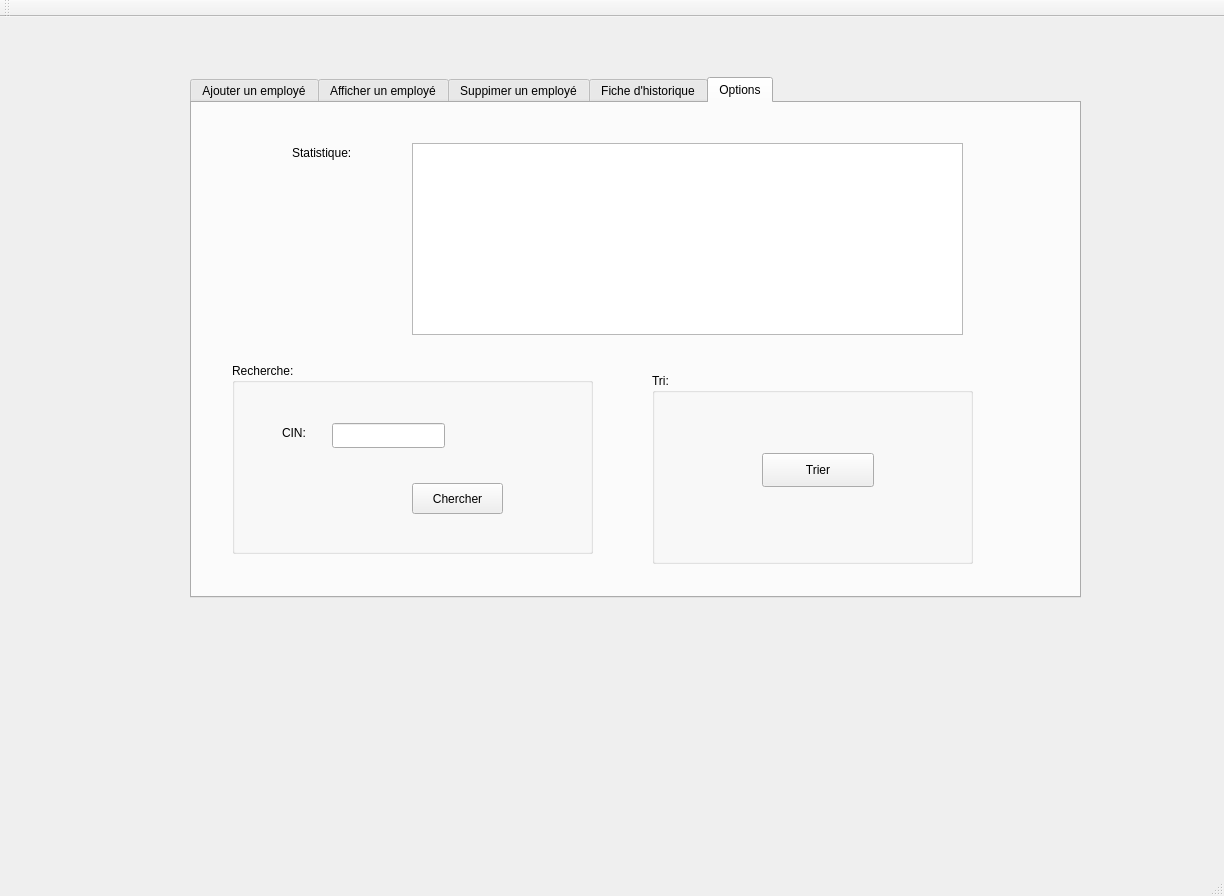
<?xml version="1.0" encoding="UTF-8"?>
<ui version="4.0">
 <class>MainWindow</class>
 <widget class="QMainWindow" name="MainWindow">
  <property name="geometry">
   <rect>
    <x>0</x>
    <y>0</y>
    <width>1224</width>
    <height>896</height>
   </rect>
  </property>
  <property name="windowTitle">
   <string>Gestion des Clients</string>
  </property>
  <widget class="QWidget" name="centralWidget">
   <widget class="QTabWidget" name="tabWidget">
    <property name="geometry">
     <rect>
      <x>190</x>
      <y>60</y>
      <width>891</width>
      <height>521</height>
     </rect>
    </property>
    <property name="currentIndex">
     <number>4</number>
    </property>
    <widget class="QWidget" name="tab">
     <attribute name="title">
      <string>Ajouter un employé</string>
     </attribute>
     <widget class="QLineEdit" name="l_CIN">
      <property name="geometry">
       <rect>
        <x>220</x>
        <y>70</y>
        <width>113</width>
        <height>25</height>
       </rect>
      </property>
      <property name="text">
       <string>1234567</string>
      </property>
     </widget>
     <widget class="QPushButton" name="ajouter">
      <property name="geometry">
       <rect>
        <x>380</x>
        <y>390</y>
        <width>112</width>
        <height>34</height>
       </rect>
      </property>
      <property name="text">
       <string>Ajouter</string>
      </property>
     </widget>
     <widget class="QLineEdit" name="l_prenom">
      <property name="geometry">
       <rect>
        <x>220</x>
        <y>110</y>
        <width>113</width>
        <height>25</height>
       </rect>
      </property>
      <property name="text">
       <string>cyrrrrriin</string>
      </property>
     </widget>
     <widget class="QLineEdit" name="l_nom">
      <property name="geometry">
       <rect>
        <x>220</x>
        <y>150</y>
        <width>113</width>
        <height>25</height>
       </rect>
      </property>
     </widget>
     <widget class="QLineEdit" name="l_fonction">
      <property name="geometry">
       <rect>
        <x>220</x>
        <y>190</y>
        <width>113</width>
        <height>25</height>
       </rect>
      </property>
     </widget>
     <widget class="QLineEdit" name="l_salaire">
      <property name="geometry">
       <rect>
        <x>220</x>
        <y>230</y>
        <width>113</width>
        <height>25</height>
       </rect>
      </property>
     </widget>
     <widget class="QLineEdit" name="l_sexe">
      <property name="geometry">
       <rect>
        <x>220</x>
        <y>270</y>
        <width>113</width>
        <height>25</height>
       </rect>
      </property>
     </widget>
     <widget class="QLineEdit" name="l_tel">
      <property name="geometry">
       <rect>
        <x>220</x>
        <y>320</y>
        <width>113</width>
        <height>25</height>
       </rect>
      </property>
     </widget>
     <widget class="QLabel" name="label">
      <property name="geometry">
       <rect>
        <x>140</x>
        <y>70</y>
        <width>69</width>
        <height>20</height>
       </rect>
      </property>
      <property name="text">
       <string>CIN:</string>
      </property>
     </widget>
     <widget class="QLabel" name="label_3">
      <property name="geometry">
       <rect>
        <x>140</x>
        <y>150</y>
        <width>69</width>
        <height>20</height>
       </rect>
      </property>
      <property name="text">
       <string>Nom:</string>
      </property>
     </widget>
     <widget class="QLabel" name="label_4">
      <property name="geometry">
       <rect>
        <x>140</x>
        <y>190</y>
        <width>69</width>
        <height>20</height>
       </rect>
      </property>
      <property name="text">
       <string>fonction:</string>
      </property>
     </widget>
     <widget class="QLabel" name="label_5">
      <property name="geometry">
       <rect>
        <x>140</x>
        <y>230</y>
        <width>69</width>
        <height>20</height>
       </rect>
      </property>
      <property name="text">
       <string>Salaire:</string>
      </property>
     </widget>
     <widget class="QLabel" name="label_6">
      <property name="geometry">
       <rect>
        <x>140</x>
        <y>270</y>
        <width>69</width>
        <height>20</height>
       </rect>
      </property>
      <property name="text">
       <string>Sexe:</string>
      </property>
     </widget>
     <widget class="QLabel" name="label_7">
      <property name="geometry">
       <rect>
        <x>140</x>
        <y>320</y>
        <width>69</width>
        <height>20</height>
       </rect>
      </property>
      <property name="text">
       <string>Num-tel:</string>
      </property>
     </widget>
     <widget class="QLabel" name="label_2">
      <property name="geometry">
       <rect>
        <x>140</x>
        <y>110</y>
        <width>69</width>
        <height>20</height>
       </rect>
      </property>
      <property name="text">
       <string>Prenom:</string>
      </property>
     </widget>
     <widget class="QPushButton" name="button_modifier">
      <property name="geometry">
       <rect>
        <x>510</x>
        <y>390</y>
        <width>112</width>
        <height>34</height>
       </rect>
      </property>
      <property name="text">
       <string>modifier</string>
      </property>
     </widget>
    </widget>
    <widget class="QWidget" name="tab_2">
     <attribute name="title">
      <string>Afficher un employé</string>
     </attribute>
     <widget class="QTableView" name="tab_etud">
      <property name="geometry">
       <rect>
        <x>110</x>
        <y>70</y>
        <width>571</width>
        <height>251</height>
       </rect>
      </property>
     </widget>
     <widget class="QPushButton" name="pushButton">
      <property name="geometry">
       <rect>
        <x>600</x>
        <y>370</y>
        <width>112</width>
        <height>34</height>
       </rect>
      </property>
      <property name="text">
       <string>Iprimer PDF</string>
      </property>
     </widget>
    </widget>
    <widget class="QWidget" name="tab_3">
     <attribute name="title">
      <string>Suppimer un employé</string>
     </attribute>
     <widget class="QLabel" name="label_8">
      <property name="geometry">
       <rect>
        <x>170</x>
        <y>200</y>
        <width>69</width>
        <height>20</height>
       </rect>
      </property>
      <property name="text">
       <string>CIN:</string>
      </property>
     </widget>
     <widget class="QPushButton" name="supprimer">
      <property name="geometry">
       <rect>
        <x>250</x>
        <y>280</y>
        <width>112</width>
        <height>34</height>
       </rect>
      </property>
      <property name="text">
       <string>Supprimer</string>
      </property>
     </widget>
     <widget class="QLineEdit" name="lineEdit_sup">
      <property name="geometry">
       <rect>
        <x>250</x>
        <y>200</y>
        <width>113</width>
        <height>25</height>
       </rect>
      </property>
     </widget>
    </widget>
    <widget class="QWidget" name="ta">
     <attribute name="title">
      <string>Fiche d'historique</string>
     </attribute>
     <widget class="QTableView" name="tab_etud_2">
      <property name="geometry">
       <rect>
        <x>100</x>
        <y>70</y>
        <width>571</width>
        <height>251</height>
       </rect>
      </property>
     </widget>
     <widget class="QPushButton" name="pushButton_2">
      <property name="geometry">
       <rect>
        <x>530</x>
        <y>370</y>
        <width>221</width>
        <height>34</height>
       </rect>
      </property>
      <property name="text">
       <string>Consulter fiche d'historique</string>
      </property>
     </widget>
    </widget>
    <widget class="QWidget" name="tab_4">
     <attribute name="title">
      <string>Options</string>
     </attribute>
     <widget class="QLabel" name="label_9">
      <property name="geometry">
       <rect>
        <x>100</x>
        <y>40</y>
        <width>101</width>
        <height>20</height>
       </rect>
      </property>
      <property name="text">
       <string>Statistique:</string>
      </property>
     </widget>
     <widget class="QTextBrowser" name="textBrowser">
      <property name="geometry">
       <rect>
        <x>220</x>
        <y>40</y>
        <width>551</width>
        <height>192</height>
       </rect>
      </property>
     </widget>
     <widget class="QGroupBox" name="groupBox">
      <property name="geometry">
       <rect>
        <x>40</x>
        <y>260</y>
        <width>361</width>
        <height>191</height>
       </rect>
      </property>
      <property name="title">
       <string>Recherche:</string>
      </property>
      <widget class="QLabel" name="label_10">
       <property name="geometry">
        <rect>
         <x>50</x>
         <y>60</y>
         <width>69</width>
         <height>20</height>
        </rect>
       </property>
       <property name="text">
        <string>CIN:</string>
       </property>
      </widget>
      <widget class="QPushButton" name="pushButton_3">
       <property name="geometry">
        <rect>
         <x>180</x>
         <y>120</y>
         <width>91</width>
         <height>31</height>
        </rect>
       </property>
       <property name="text">
        <string>Chercher</string>
       </property>
      </widget>
      <widget class="QLineEdit" name="lineEdit">
       <property name="geometry">
        <rect>
         <x>100</x>
         <y>60</y>
         <width>113</width>
         <height>25</height>
        </rect>
       </property>
      </widget>
     </widget>
     <widget class="QGroupBox" name="groupBox_2">
      <property name="geometry">
       <rect>
        <x>460</x>
        <y>270</y>
        <width>321</width>
        <height>191</height>
       </rect>
      </property>
      <property name="title">
       <string>Tri:</string>
      </property>
      <widget class="QPushButton" name="pushButton_4">
       <property name="geometry">
        <rect>
         <x>110</x>
         <y>80</y>
         <width>112</width>
         <height>34</height>
        </rect>
       </property>
       <property name="text">
        <string>Trier</string>
       </property>
      </widget>
     </widget>
    </widget>
   </widget>
  </widget>
  <widget class="QMenuBar" name="menuBar">
   <property name="geometry">
    <rect>
     <x>0</x>
     <y>0</y>
     <width>1224</width>
     <height>30</height>
    </rect>
   </property>
  </widget>
  <widget class="QToolBar" name="mainToolBar">
   <attribute name="toolBarArea">
    <enum>TopToolBarArea</enum>
   </attribute>
   <attribute name="toolBarBreak">
    <bool>false</bool>
   </attribute>
  </widget>
  <widget class="QStatusBar" name="statusBar"/>
 </widget>
 <layoutdefault spacing="6" margin="11"/>
 <resources/>
 <connections/>
</ui>
